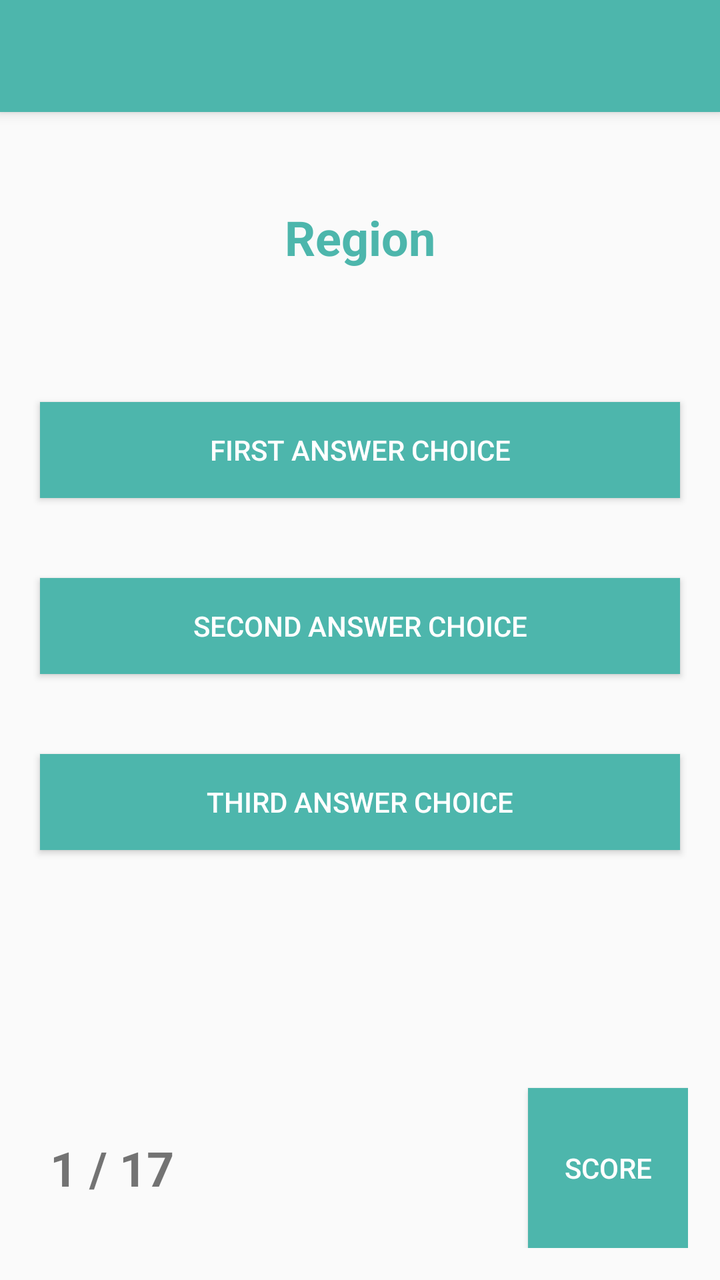
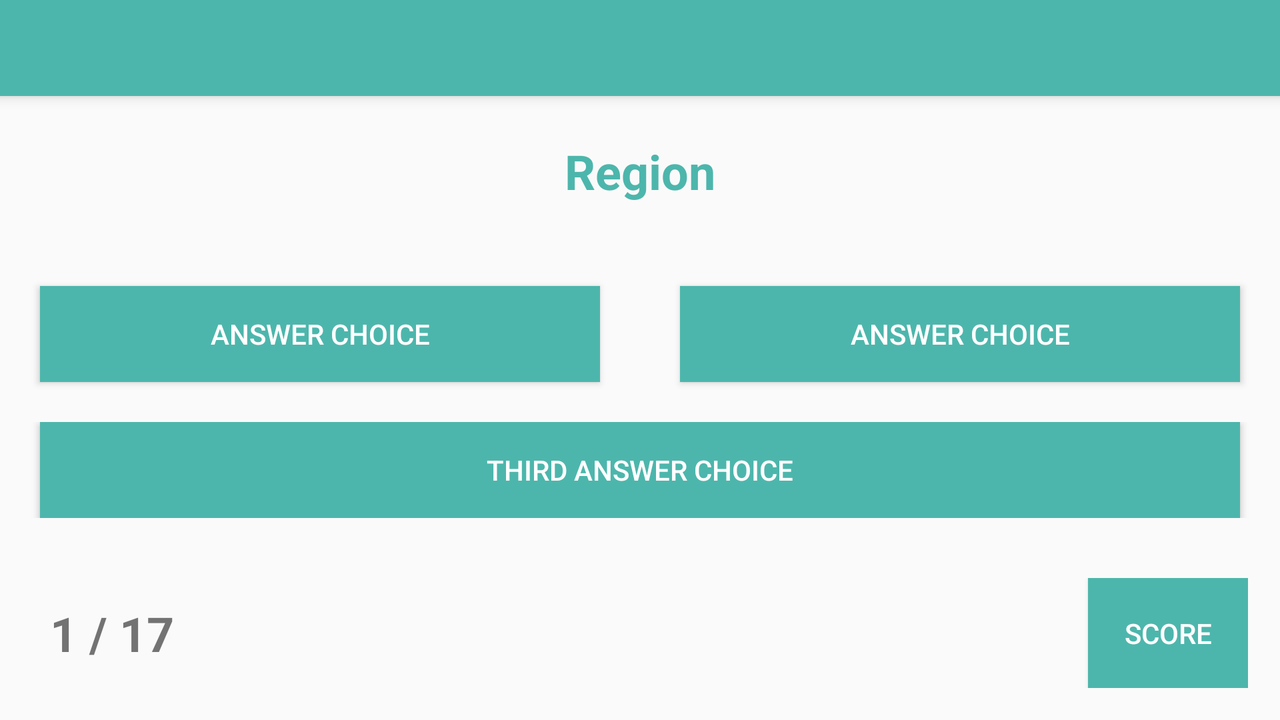

Compare how this app lays out the same screen by default and in its alternative resource folder. The renders come first, then the two layout files and the values they reference.
<!-- AndroidManifest.xml: application theme Theme.AppCompat.Light.NoActionBar -->
<!-- res/layout/activity_quiz.xml -->
<?xml version="1.0" encoding="utf-8"?>
<LinearLayout xmlns:android="http://schemas.android.com/apk/res/android"
    xmlns:app="http://schemas.android.com/apk/res-auto"
    xmlns:tools="http://schemas.android.com/tools"
    android:layout_width="match_parent"
    android:layout_height="match_parent"
    tools:context=".QuizActivity"
    android:orientation="vertical"
    android:theme="@style/AppTheme">

    <android.support.v7.widget.Toolbar
        android:id="@+id/my_toolbar"
        android:layout_width="match_parent"
        android:layout_height="?attr/actionBarSize"
        android:background="@color/primaryColor"
        android:elevation="4dp"
        android:theme="@style/ThemeOverlay.AppCompat.ActionBar"
        app:popupTheme="@style/ThemeOverlay.AppCompat.Light"/>

    <ScrollView
        android:layout_width="match_parent"
        android:layout_height="125dp">

        <TextView
            android:id="@+id/question"
            android:layout_width="match_parent"
            android:layout_height="wrap_content"
            android:text="Region"
            android:textSize="24sp"
            android:textColor="@color/primaryColor"
            android:textStyle="bold"
            android:gravity="center"
            android:layout_margin="8dp"
            android:layout_gravity="center"/>

    </ScrollView>


    <ScrollView
        android:layout_width="match_parent"
        android:layout_height="300dp">

        <LinearLayout
            android:layout_width="match_parent"
            android:layout_height="wrap_content"
            android:orientation="vertical">

            <Button
                android:id="@+id/answerChoiceA"
                android:onClick="aClicked"
                style="@android:style/Widget.Material.Button.Colored"
                android:layout_width="match_parent"
                android:layout_height="wrap_content"
                android:layout_margin="20dp"
                android:background="@color/primaryColor"
                android:text="First Answer Choice" />

            <Button
                android:id="@+id/answerChoiceB"
                android:onClick="bClicked"
                style="@android:style/Widget.Material.Button.Colored"
                android:layout_width="match_parent"
                android:layout_height="wrap_content"
                android:layout_margin="20dp"
                android:background="@color/primaryColor"
                android:text="Second Answer Choice" />

            <Button
                android:id="@+id/answerChoiceC"
                android:onClick="cClicked"
                style="@android:style/Widget.Material.Button.Colored"
                android:layout_width="match_parent"
                android:layout_height="wrap_content"
                android:layout_margin="20dp"
                android:background="@color/primaryColor"
                android:text="Third Answer Choice" />

        </LinearLayout>


    </ScrollView>


    <RelativeLayout
        android:layout_width="match_parent"
        android:layout_height="fill_parent"
        android:layout_margin="16dp">

        <TextView
            android:id="@+id/questionCounter"
            android:layout_width="80dp"
            android:layout_height="80dp"
            android:layout_alignParentBottom="true"
            android:layout_alignParentStart="true"
            android:gravity="center"
            android:text="1 / 17"
            android:textSize="24sp"
            android:textStyle="bold" />

        <Button
            style="@android:style/Widget.Material.Button.Colored"
            android:onClick="scoreClicked"
            android:layout_width="80dp"
            android:layout_height="80dp"
            android:layout_alignParentBottom="true"
            android:layout_alignParentEnd="true"
            android:background="@color/primaryColor"
            android:text="Score" />

    </RelativeLayout>


</LinearLayout>
<!-- resources referenced by this layout -->
<resources>
  <color name="primaryColor">#4db6ac</color>
  <style name="AppTheme" parent="Theme.AppCompat.Light.DarkActionBar">
          
          <item name="colorPrimary">@color/primaryColor</item>
          <item name="colorPrimaryDark">@color/primaryDarkColor</item>
          <item name="colorAccent">@color/secondaryColor</item>
      </style>
  <color name="primaryDarkColor">#00867d</color>
  <color name="secondaryColor">#a5d6a7</color>
</resources>
<!-- res/layout-land/activity_quiz.xml (the repository's variant of the layout above) -->
<!-- drawn on the phone turned sideways -->
<?xml version="1.0" encoding="utf-8"?>
<LinearLayout xmlns:android="http://schemas.android.com/apk/res/android"
    xmlns:app="http://schemas.android.com/apk/res-auto"
    xmlns:tools="http://schemas.android.com/tools"
    android:layout_width="match_parent"
    android:layout_height="match_parent"
    tools:context=".QuizActivity"
    android:orientation="vertical"
    android:theme="@style/AppTheme">

    <android.support.v7.widget.Toolbar
        android:id="@+id/my_toolbar"
        android:layout_width="match_parent"
        android:layout_height="?attr/actionBarSize"
        android:background="@color/primaryColor"
        android:elevation="4dp"
        android:theme="@style/ThemeOverlay.AppCompat.ActionBar"
        app:popupTheme="@style/ThemeOverlay.AppCompat.Light"/>

    <ScrollView
        android:layout_width="match_parent"
        android:layout_height="75dp">

        <TextView
            android:id="@+id/question"
            android:layout_width="match_parent"
            android:layout_height="wrap_content"
            android:layout_gravity="center"
            android:layout_margin="8dp"
            android:gravity="center"
            android:text="Region"
            android:textColor="@color/primaryColor"
            android:textSize="24sp"
            android:textStyle="bold" />

    </ScrollView>


    <ScrollView
        android:layout_width="match_parent"
        android:layout_height="150dp">

        <LinearLayout
            android:layout_width="match_parent"
            android:layout_height="wrap_content"
            android:orientation="vertical">

            <LinearLayout
                android:layout_width="match_parent"
                android:layout_height="wrap_content"
                android:orientation="horizontal"
                android:weightSum="2">

                <Button
                    android:id="@+id/answerChoiceA"
                    android:onClick="aClicked"
                    android:layout_margin="20dp"
                    style="@android:style/Widget.Material.Button.Colored"
                    android:layout_width="wrap_content"
                    android:layout_weight="1"
                    android:layout_height="wrap_content"
                    android:background="@color/primaryColor"
                    android:text="Answer Choice" />

                <Button
                    android:id="@+id/answerChoiceB"
                    android:onClick="bClicked"
                    android:layout_margin="20dp"
                    style="@android:style/Widget.Material.Button.Colored"
                    android:layout_width="wrap_content"
                    android:layout_weight="1"
                    android:layout_height="wrap_content"
                    android:background="@color/primaryColor"
                    android:text="Answer Choice" />


            </LinearLayout>

            <LinearLayout
                android:layout_width="match_parent"
                android:layout_height="wrap_content"
                android:orientation="horizontal">
                <Button
                    android:id="@+id/answerChoiceC"
                    android:onClick="cClicked"
                    style="@android:style/Widget.Material.Button.Colored"
                    android:layout_width="match_parent"
                    android:layout_height="wrap_content"
                    android:layout_marginLeft="20dp"
                    android:layout_marginRight="20dp"
                    android:background="@color/primaryColor"
                    android:text="Third Answer Choice" />

            </LinearLayout>
        </LinearLayout>

    </ScrollView>





    <RelativeLayout
        android:layout_width="match_parent"
        android:layout_height="fill_parent"
        android:layout_margin="16dp">

        <TextView
            android:id="@+id/questionCounter"
            android:layout_width="80dp"
            android:layout_height="80dp"
            android:layout_alignParentBottom="true"
            android:layout_alignParentStart="true"
            android:gravity="center"
            android:text="1 / 17"
            android:textSize="24sp"
            android:textStyle="bold" />

        <Button
            style="@android:style/Widget.Material.Button.Colored"
            android:onClick="scoreClicked"
            android:layout_width="80dp"
            android:layout_height="80dp"
            android:layout_alignParentBottom="true"
            android:layout_alignParentEnd="true"
            android:background="@color/primaryColor"
            android:text="Score" />

    </RelativeLayout>


</LinearLayout>
